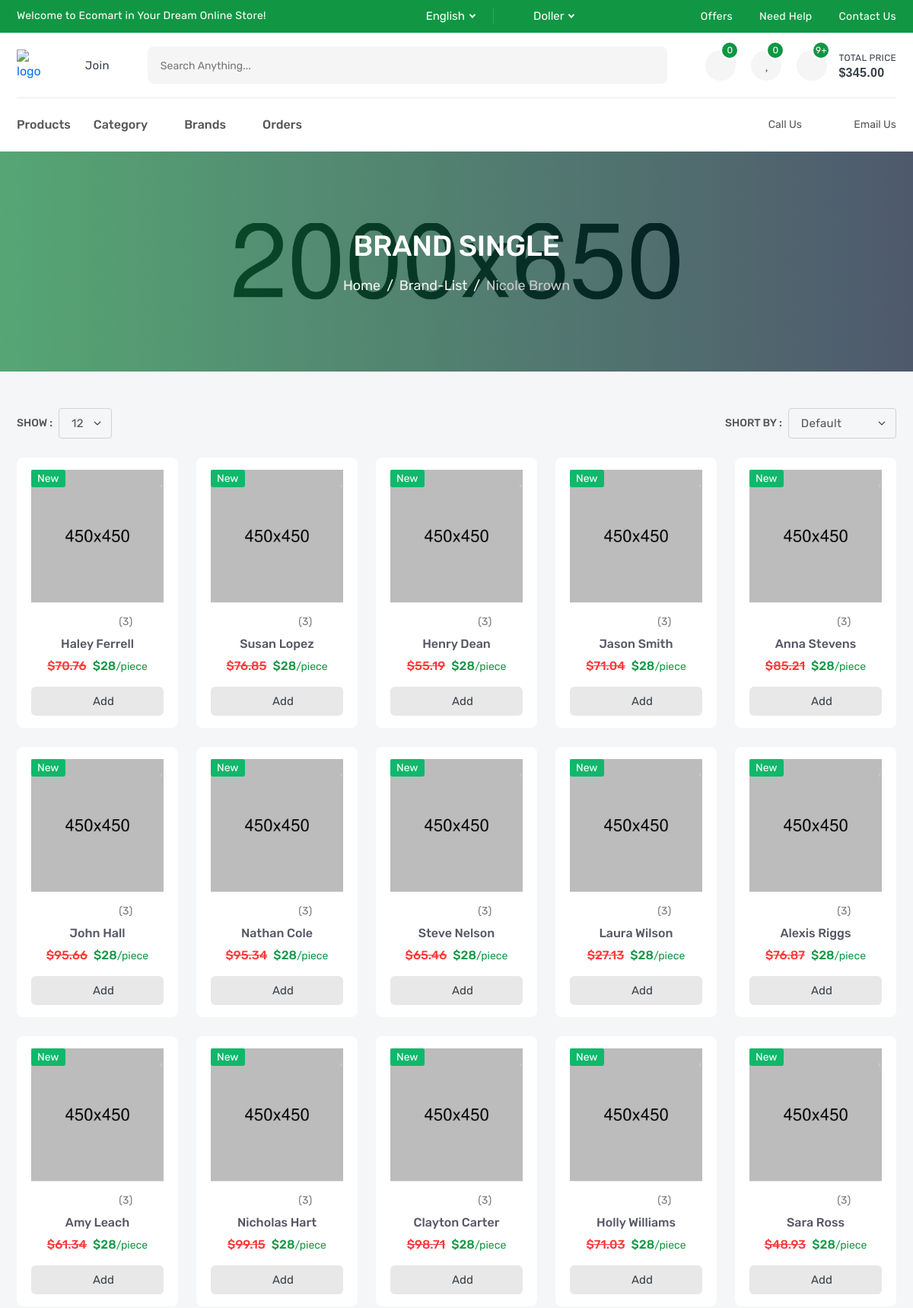
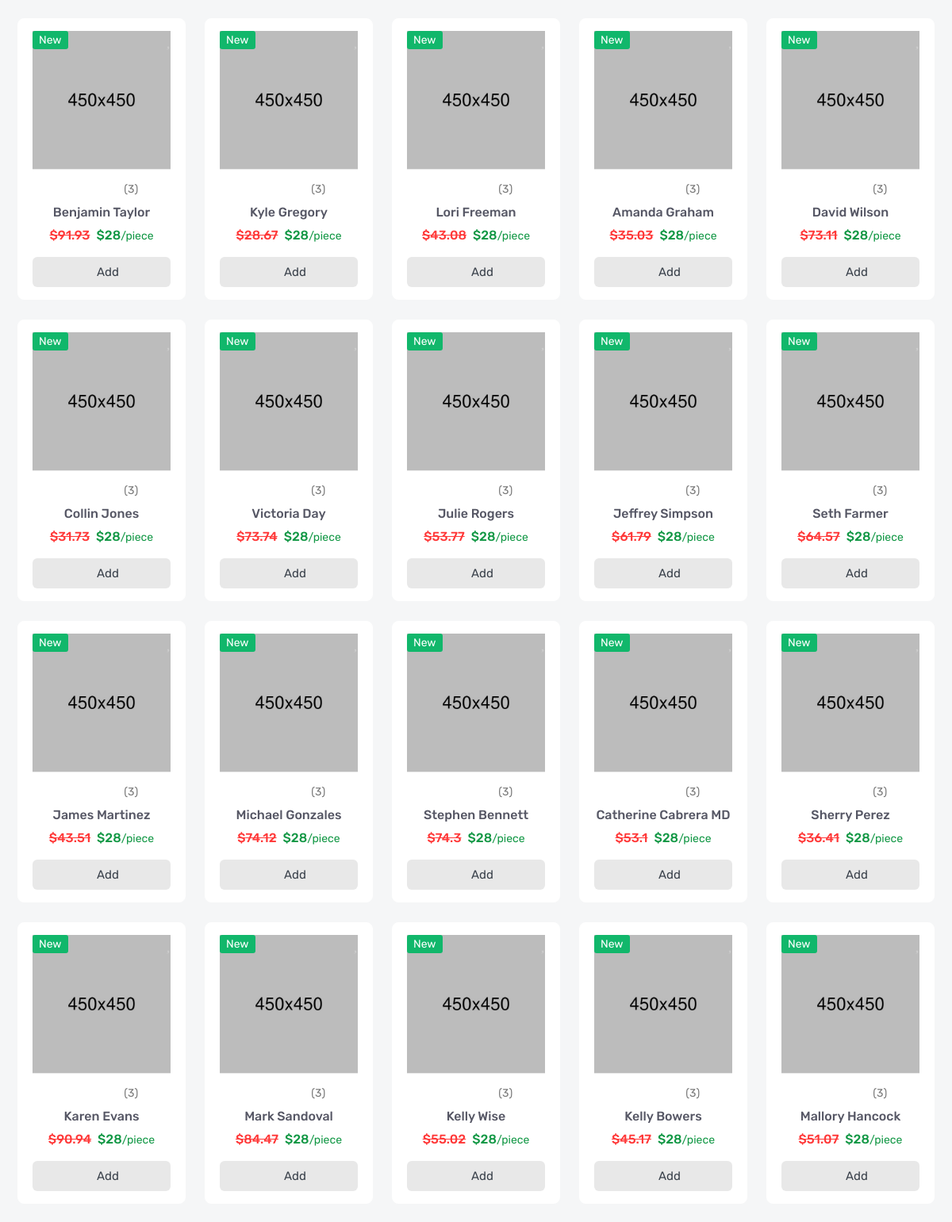
The app's page /products/brand/nicole-brown (upper part) with its own data (2 pictures, top to bottom).
### products/models.py (models this page shows, shortened)
class Brand(models.Model):
    name = models.CharField(_("Name"), max_length=50)
    image = models.ImageField(_("Image"), upload_to='brand/')
    slug = models.SlugField(_("Slug"), null=True, blank= True)
    def __str__(self):
        return self.name

class Product(models.Model):
    name = models.CharField(_("Name"), max_length=100)
    sku = models.IntegerField(_("SKU"))
    brand = models.ForeignKey('Brand', related_name='product_brand', verbose_name=_("Brand"), on_delete=models.SET_NULL, null=True, blank= True)
    price = models.FloatField(_("Price"))
    desc = models.TextField(_("Desc"), max_length=10000)
    tags = TaggableManager(blank=True)
    flag = models.CharField(_("Flag"), max_length=10, choices=FLAG_TYPE)
    category = models.ForeignKey('Category', related_name='product_category', verbose_name=_("Category"), on_delete=models.SET_NULL, null=True, blank= True)
    slug = models.SlugField(_("Slug"), null=True, blank= True)
    image = models.ImageField(_("Image"), upload_to='Product/')
    quantity = models.IntegerField(_("Quantity"), default=0)
    video_url = models.URLField(_("VideoUrl"), null=True, blank= True)
    objects = ProductManager()

### products/views.py (the view)
# urls.py: path('brand/<slug:slug>',BrandDetail.as_view(),name='brand_detail'),
class BrandDetail(DetailView):
    model = Brand
    def get_context_data(self, **kwargs):
        context = super().get_context_data(**kwargs)
        brand = self.get_object()
        context["brand_products"] = Product.objects.filter(brand = brand)
        return context

### products/models.py (called while the page is built)
    def get_queryset(self):
        return ProductQueryset(self.model, using=self._db)

### products/templates/products/brand_detail.html (shortened to what this page needs)
{% extends 'base.html' %}
{% block body %}
        <section class="single-banner" style="background: url(images/single-banner.jpg) no-repeat center;">
            <div class="container">
                <h2>Brand Single</h2>
                <ol class="breadcrumb">
                    <li class="breadcrumb-item"><a href="index.html">Home</a></li>
                    <li class="breadcrumb-item"><a href="brand-list.html">brand-list</a></li>
                    <li class="breadcrumb-item active" aria-current="page">{{brand}}</li>
                </ol>
            </div>
        </section>
        <section class="inner-section shop-part mt-5">
            <div class="container">
                <div class="row">
                    <div class="col-lg-12">
                        <div class="top-filter">
                            <div class="filter-show">
                                <label class="filter-label">Show :</label>
                                <select class="form-select filter-select">
                                    <option value="1">12</option>
                                </select>
                            </div>
                            <div class="filter-short">
                                <label class="filter-label">Short by :</label>
                                <select class="form-select filter-select">
                                    <option selected>default</option>
                                </select>
                            </div>
                        </div>
                    </div>
                </div>
                <div class="row row-cols-2 row-cols-md-3 row-cols-lg-3 row-cols-xl-5">
                    {% for product in brand_products %}
                    <div class="col">
                        <div class="product-card">
                            <div class="product-media">
                                <div class="product-label">
                                    <label class="label-text new">new</label>
                                </div>
                                <button class="product-wish wish">
                                    <i class="fas fa-heart"></i>
                                </button>
                                <a class="product-image" href="product-video.html">
                                    <img src="images/product/01.jpg" alt="product">
                                </a>
                            </div>
                            <div class="product-content">
                                <div class="product-rating">
                                    <i class="active icofont-star"></i>
                                    <i class="active icofont-star"></i>
                                    <i class="active icofont-star"></i>
                                    <i class="active icofont-star"></i>
                                    <i class="icofont-star"></i>
                                    <a href="product-video.html">(3)</a>
                                </div>
                                <h6 class="product-name">
                                    <a href="product-video.html">{{product.name}}</a>
                                </h6>
                                <h6 class="product-price">
                                    <del>${{product.price}}</del>
                                    <span>$28<small>/piece</small></span>
                                </h6>
                                <button class="product-add" title="Add to Cart">
                                    <i class="fas fa-shopping-basket"></i>
                                    <span>add</span>
                                </button>
                            </div>
                        </div>
                    </div>
                    {% endfor %}
                </div>
            </div>
        </section>
{% endblock body %}

### records on screen
Brand: name "Nicole Brown"
Product: name "Haley Ferrell", price "70.76"
Product: name "Susan Lopez", price "76.85"
Product: name "Henry Dean", price "55.19"
Product: name "Jason Smith", price "71.04"
Product: name "Anna Stevens", price "85.21"
Product: name "John Hall", price "95.66"
Product: name "Nathan Cole", price "95.34"
Product: name "Steve Nelson", price "65.46"
Product: name "Laura Wilson", price "27.13"
Product: name "Alexis Riggs", price "76.87"
Product: name "Amy Leach", price "61.34"
Product: name "Nicholas Hart", price "99.15"
Product: name "Clayton Carter", price "98.71"
Product: name "Holly Williams", price "71.03"
Product: name "Sara Ross", price "48.93"
Product: name "Benjamin Taylor", price "91.93"
Product: name "Kyle Gregory", price "28.67"
Product: name "Lori Freeman", price "43.08"
Product: name "Amanda Graham", price "35.03"
Product: name "David Wilson", price "73.11"
Product: name "Collin Jones", price "31.73"
Product: name "Victoria Day", price "73.74"
Product: name "Julie Rogers", price "53.77"
Product: name "Jeffrey Simpson", price "61.79"
Product: name "Seth Farmer", price "64.57"
Product: name "James Martinez", price "43.51"
Product: name "Michael Gonzales", price "74.12"
Product: name "Stephen Bennett", price "74.3"
Product: name "Catherine Cabrera MD", price "53.1"
Product: name "Sherry Perez", price "36.41"
Product: name "Karen Evans", price "90.94"
Product: name "Mark Sandoval", price "84.47"
Product: name "Kelly Wise", price "55.02"
Product: name "Kelly Bowers", price "45.17"
Product: name "Mallory Hancock", price "51.07"
